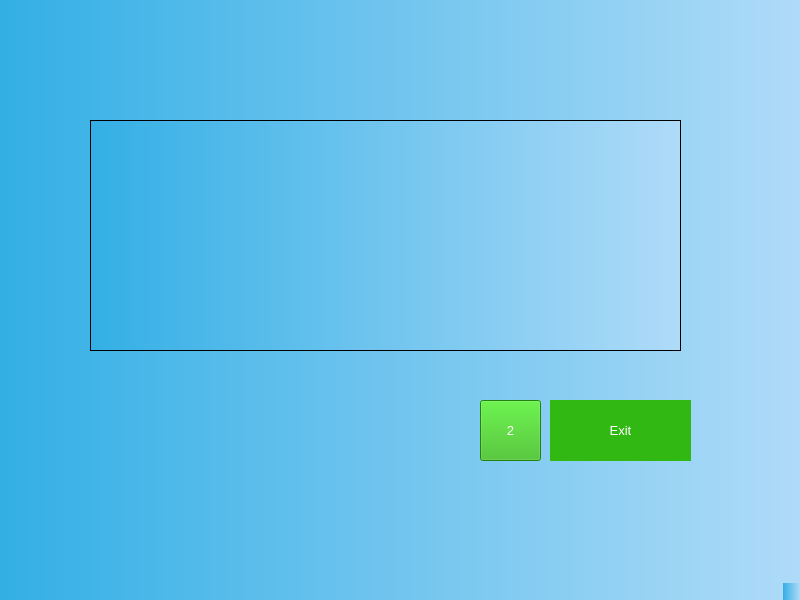
<?xml version="1.0" encoding="UTF-8"?>
<ui version="4.0">
 <class>voiceDoesntMatch</class>
 <widget class="QMainWindow" name="voiceDoesntMatch">
  <property name="geometry">
   <rect>
    <x>0</x>
    <y>0</y>
    <width>800</width>
    <height>600</height>
   </rect>
  </property>
  <property name="windowTitle">
   <string>voiceDoesntMatch</string>
  </property>
  <property name="styleSheet">
   <string notr="true">background-color: qlineargradient(spread:pad, x1:0, y1:0, x2:1, y2:0, stop:0 rgba(51, 175, 229, 255), stop:1 rgba(175, 219, 248, 255));
</string>
  </property>
  <widget class="QWidget" name="centralwidget">
   <widget class="QLabel" name="label_2">
    <property name="geometry">
     <rect>
      <x>550</x>
      <y>400</y>
      <width>141</width>
      <height>61</height>
     </rect>
    </property>
    <property name="font">
     <font>
      <pointsize>10</pointsize>
     </font>
    </property>
    <property name="styleSheet">
     <string notr="true">color: rgb(255, 255, 255);
background-color: rgb(49, 184, 19);</string>
    </property>
    <property name="text">
     <string>Exit</string>
    </property>
    <property name="alignment">
     <set>Qt::AlignCenter</set>
    </property>
   </widget>
   <widget class="QPushButton" name="pushButton_2">
    <property name="geometry">
     <rect>
      <x>480</x>
      <y>400</y>
      <width>61</width>
      <height>61</height>
     </rect>
    </property>
    <property name="font">
     <font>
      <pointsize>10</pointsize>
     </font>
    </property>
    <property name="styleSheet">
     <string notr="true">color: rgb(255, 255, 255);
background-color: rgb(49, 184, 19);</string>
    </property>
    <property name="text">
     <string>2</string>
    </property>
   </widget>
   <widget class="QTextBrowser" name="TEXT">
    <property name="geometry">
     <rect>
      <x>90</x>
      <y>120</y>
      <width>591</width>
      <height>231</height>
     </rect>
    </property>
   </widget>
  </widget>
  <widget class="QMenuBar" name="menubar">
   <property name="geometry">
    <rect>
     <x>0</x>
     <y>0</y>
     <width>800</width>
     <height>26</height>
    </rect>
   </property>
  </widget>
  <widget class="QStatusBar" name="statusbar"/>
 </widget>
 <resources/>
 <connections/>
</ui>
